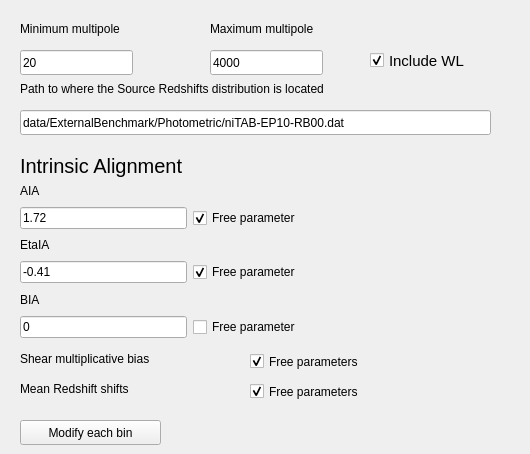
      <widget class="QWidget" name="tab_10">
       <attribute name="title">
        <string>WL</string>
       </attribute>
       <widget class="QLineEdit" name="Max_l_WL">
        <property name="geometry">
         <rect>
          <x>210</x>
          <y>50</y>
          <width>113</width>
          <height>25</height>
         </rect>
        </property>
        <property name="text">
         <string>4000</string>
        </property>
       </widget>
       <widget class="QLabel" name="label_2">
        <property name="geometry">
         <rect>
          <x>210</x>
          <y>20</y>
          <width>161</width>
          <height>17</height>
         </rect>
        </property>
        <property name="text">
         <string>Maximum multipole</string>
        </property>
       </widget>
       <widget class="QLineEdit" name="Min_l_WL">
        <property name="geometry">
         <rect>
          <x>20</x>
          <y>50</y>
          <width>113</width>
          <height>25</height>
         </rect>
        </property>
        <property name="toolTip">
         <string>&lt;html&gt;&lt;head/&gt;&lt;body&gt;&lt;p&gt;Minimum value of the multipole to be included for the Weak Lensing probe&lt;/p&gt;&lt;/body&gt;&lt;/html&gt;</string>
        </property>
        <property name="text">
         <string>20</string>
        </property>
       </widget>
       <widget class="QPushButton" name="ini_save_button_2">
        <property name="geometry">
         <rect>
          <x>20</x>
          <y>420</y>
          <width>141</width>
          <height>25</height>
         </rect>
        </property>
        <property name="text">
         <string>Modify each bin</string>
        </property>
       </widget>
       <widget class="QLabel" name="label_8">
        <property name="geometry">
         <rect>
          <x>20</x>
          <y>80</y>
          <width>451</width>
          <height>17</height>
         </rect>
        </property>
        <property name="text">
         <string>Path to where the Source Redshifts distribution is located</string>
        </property>
       </widget>
       <widget class="QLabel" name="label_21">
        <property name="geometry">
         <rect>
          <x>20</x>
          <y>380</y>
          <width>201</width>
          <height>17</height>
         </rect>
        </property>
        <property name="text">
         <string>Mean Redshift shifts</string>
        </property>
       </widget>
       <widget class="QLabel" name="label">
        <property name="geometry">
         <rect>
          <x>20</x>
          <y>20</y>
          <width>161</width>
          <height>17</height>
         </rect>
        </property>
        <property name="text">
         <string>Minimum multipole</string>
        </property>
       </widget>
       <widget class="QCheckBox" name="include_WL">
        <property name="geometry">
         <rect>
          <x>370</x>
          <y>40</y>
          <width>151</width>
          <height>41</height>
         </rect>
        </property>
        <property name="font">
         <font>
          <pointsize>11</pointsize>
         </font>
        </property>
        <property name="text">
         <string>Include WL</string>
        </property>
        <property name="checkable">
         <bool>true</bool>
        </property>
        <property name="checked">
         <bool>true</bool>
        </property>
        <property name="tristate">
         <bool>false</bool>
        </property>
       </widget>
       <widget class="QCheckBox" name="WL_mean_redshift_include">
        <property name="geometry">
         <rect>
          <x>250</x>
          <y>380</y>
          <width>181</width>
          <height>23</height>
         </rect>
        </property>
        <property name="text">
         <string>Free parameters</string>
        </property>
        <property name="checked">
         <bool>true</bool>
        </property>
       </widget>
       <widget class="QLineEdit" name="source_redshift_path">
        <property name="geometry">
         <rect>
          <x>20</x>
          <y>110</y>
          <width>471</width>
          <height>25</height>
         </rect>
        </property>
        <property name="text">
         <string>data/ExternalBenchmark/Photometric/niTAB-EP10-RB00.dat</string>
        </property>
       </widget>
       <widget class="QWidget" name="layoutWidget_3">
        <property name="geometry">
         <rect>
          <x>20</x>
          <y>180</y>
          <width>281</width>
          <height>158</height>
         </rect>
        </property>
        <layout class="QGridLayout" name="gridLayout_2">
         <item row="5" column="0">
          <widget class="QLineEdit" name="WL_BIA_fiducial">
           <property name="text">
            <string>0</string>
           </property>
          </widget>
         </item>
         <item row="1" column="1">
          <widget class="QCheckBox" name="WL_AIA_include">
           <property name="text">
            <string>Free parameter</string>
           </property>
           <property name="checked">
            <bool>true</bool>
           </property>
          </widget>
         </item>
         <item row="3" column="0">
          <widget class="QLineEdit" name="WL_EtaIA_fiducial">
           <property name="text">
            <string>-0.41</string>
           </property>
          </widget>
         </item>
         <item row="4" column="0">
          <widget class="QLabel" name="label_20">
           <property name="text">
            <string>BIA</string>
           </property>
          </widget>
         </item>
         <item row="5" column="1">
          <widget class="QCheckBox" name="WL_BIA_include">
           <property name="text">
            <string>Free parameter</string>
           </property>
          </widget>
         </item>
         <item row="0" column="0">
          <widget class="QLabel" name="label_4">
           <property name="text">
            <string>AIA</string>
           </property>
          </widget>
         </item>
         <item row="3" column="1">
          <widget class="QCheckBox" name="WL_EtaIA_include">
           <property name="text">
            <string>Free parameter</string>
           </property>
           <property name="checked">
            <bool>true</bool>
           </property>
          </widget>
         </item>
         <item row="1" column="0">
          <widget class="QLineEdit" name="WL_AIA_fiducial">
           <property name="text">
            <string>1.72</string>
           </property>
          </widget>
         </item>
         <item row="2" column="0">
          <widget class="QLabel" name="label_6">
           <property name="text">
            <string>EtaIA</string>
           </property>
          </widget>
         </item>
        </layout>
       </widget>
       <widget class="QLabel" name="label_7">
        <property name="geometry">
         <rect>
          <x>20</x>
          <y>350</y>
          <width>211</width>
          <height>17</height>
         </rect>
        </property>
        <property name="text">
         <string>Shear multiplicative bias</string>
        </property>
       </widget>
       <widget class="QCheckBox" name="WL_multiplicative_bias_include">
        <property name="geometry">
         <rect>
          <x>250</x>
          <y>350</y>
          <width>171</width>
          <height>23</height>
         </rect>
        </property>
        <property name="text">
         <string>Free parameters</string>
        </property>
        <property name="checked">
         <bool>true</bool>
        </property>
       </widget>
       <widget class="QLabel" name="label_3">
        <property name="geometry">
         <rect>
          <x>20</x>
          <y>150</y>
          <width>201</width>
          <height>31</height>
         </rect>
        </property>
        <property name="font">
         <font>
          <pointsize>15</pointsize>
         </font>
        </property>
        <property name="text">
         <string>Intrinsic Alignment</string>
        </property>
       </widget>
      </widget>
